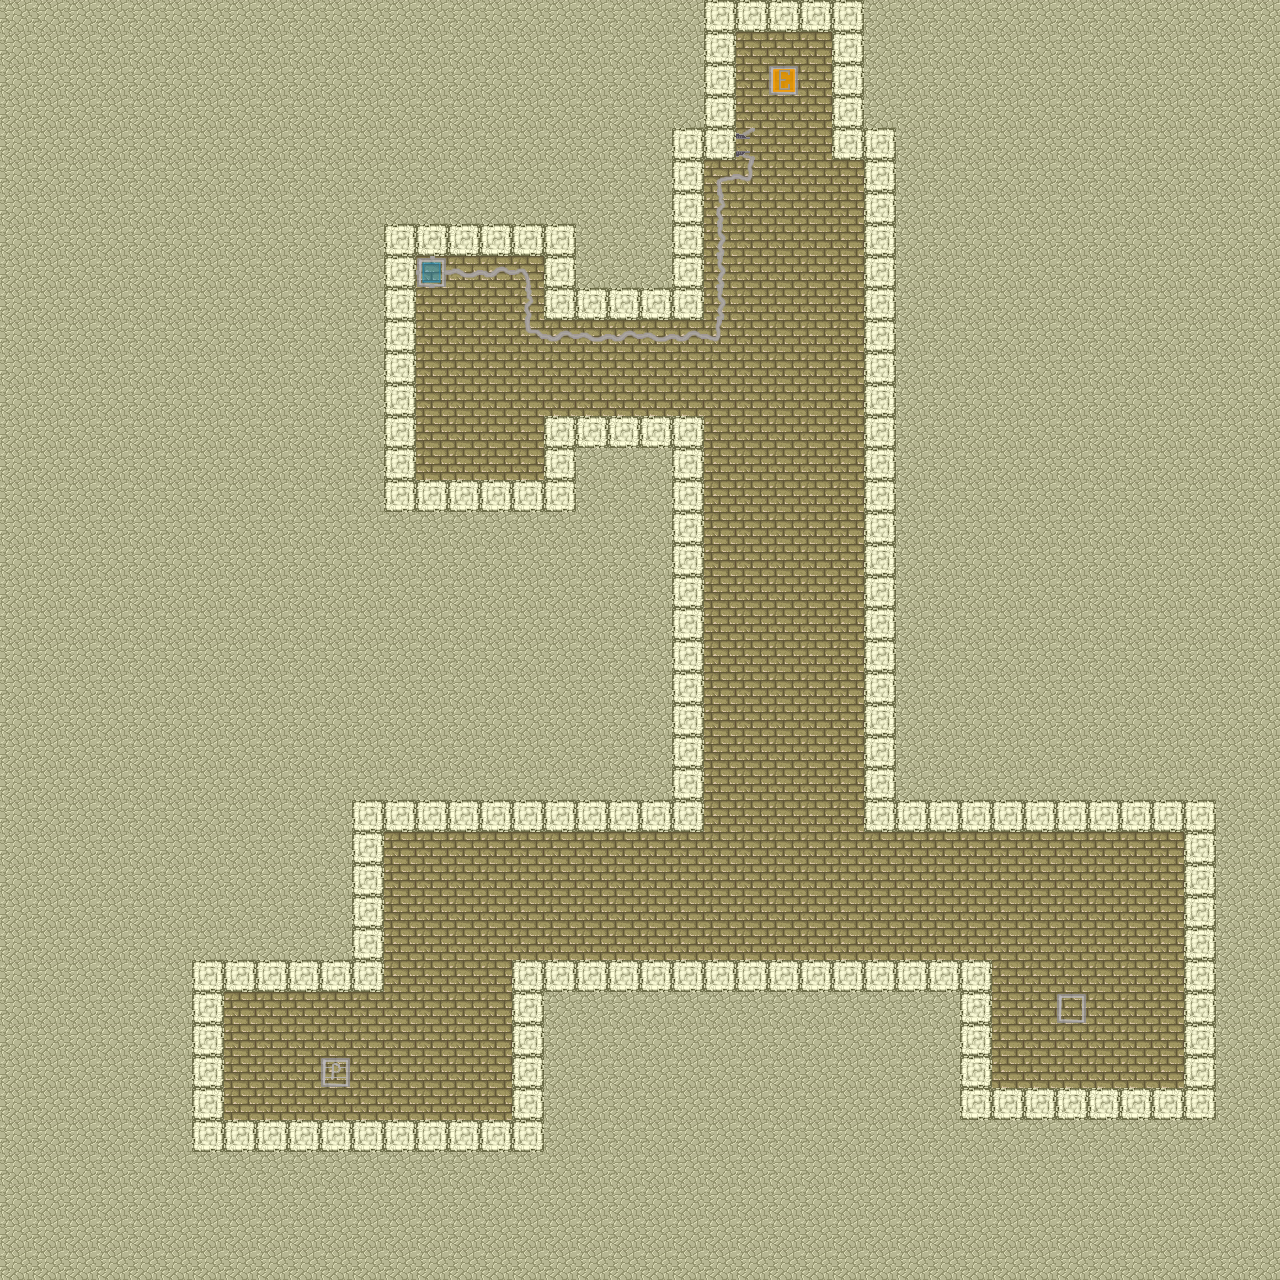

This game map was drawn from its Tiled (.tmx) file and the tilesets committed beside it. A one-line description and the trimmed map source follow:
An orthogonal 40x40 tile map with 32x32 px tiles, 1 tile layer (Ground) and 3 objects (1_right_3, player, gate_1).

<map version="1.0" orientation="orthogonal" width="40" height="40" tilewidth="32" tileheight="32">
 <tileset firstgid="1" name="desert_tiled6.png" tilewidth="32" tileheight="32" spacing="3" margin="2">
  <image source="gfx/desert_tiled6.png" trans="ff00ff" width="281" height="211" />
  <tile id="0">
   <properties>
    <property name="spawn" value="box" />
   </properties>
  </tile>
  <tile id="1">
   <properties>
    <property name="spawn" value="player" />
   </properties>
  </tile>
  <tile id="2">
   <properties>
    <property name="spawn" value="circle" />
   </properties>
  </tile>
  <tile id="9">
   <properties>
    <property name="spawn" value="triangle" />
   </properties>
  </tile>
  <tile id="10">
   <properties>
    <property name="spawn" value="hexagon" />
   </properties>
  </tile>
  <tile id="16">
   <properties>
    <property name="switch" value="box" />
   </properties>
  </tile>
  <tile id="17">
   <properties>
    <property name="switch" value="circle" />
   </properties>
  </tile>
  <tile id="18">
   <properties>
    <property name="switch" value="free" />
   </properties>
  </tile>
  <tile id="19">
   <properties>
    <property name="exit" value="player" />
   </properties>
  </tile>
  <tile id="24">
   <properties>
    <property name="switch" value="triangle" />
   </properties>
  </tile>
  <tile id="25">
   <properties>
    <property name="switch" value="hexagon" />
   </properties>
  </tile>
  <tile id="26">
   <properties>
    <property name="switch" value="player" />
   </properties>
  </tile>
  <tile id="41">
   <properties>
    <property name="wall" value="true" />
   </properties>
  </tile>
 </tileset>
 <layer name="Ground" width="40" height="40">
  <data>[1600 cells, 1600 non-empty, 16 distinct tile ids]</data>
 </layer>
 <objectgroup name="Object Layer 1" width="40" height="40">
  <object name="gate_1" type="1_right_3" gid="46" x="744" y="141" />
  <object name="exit_1" type="player" gid="46" x="778" y="84" />
  <object name="box_1" type="gate_1" gid="46" x="429" y="271" />
 </objectgroup>
</map>
